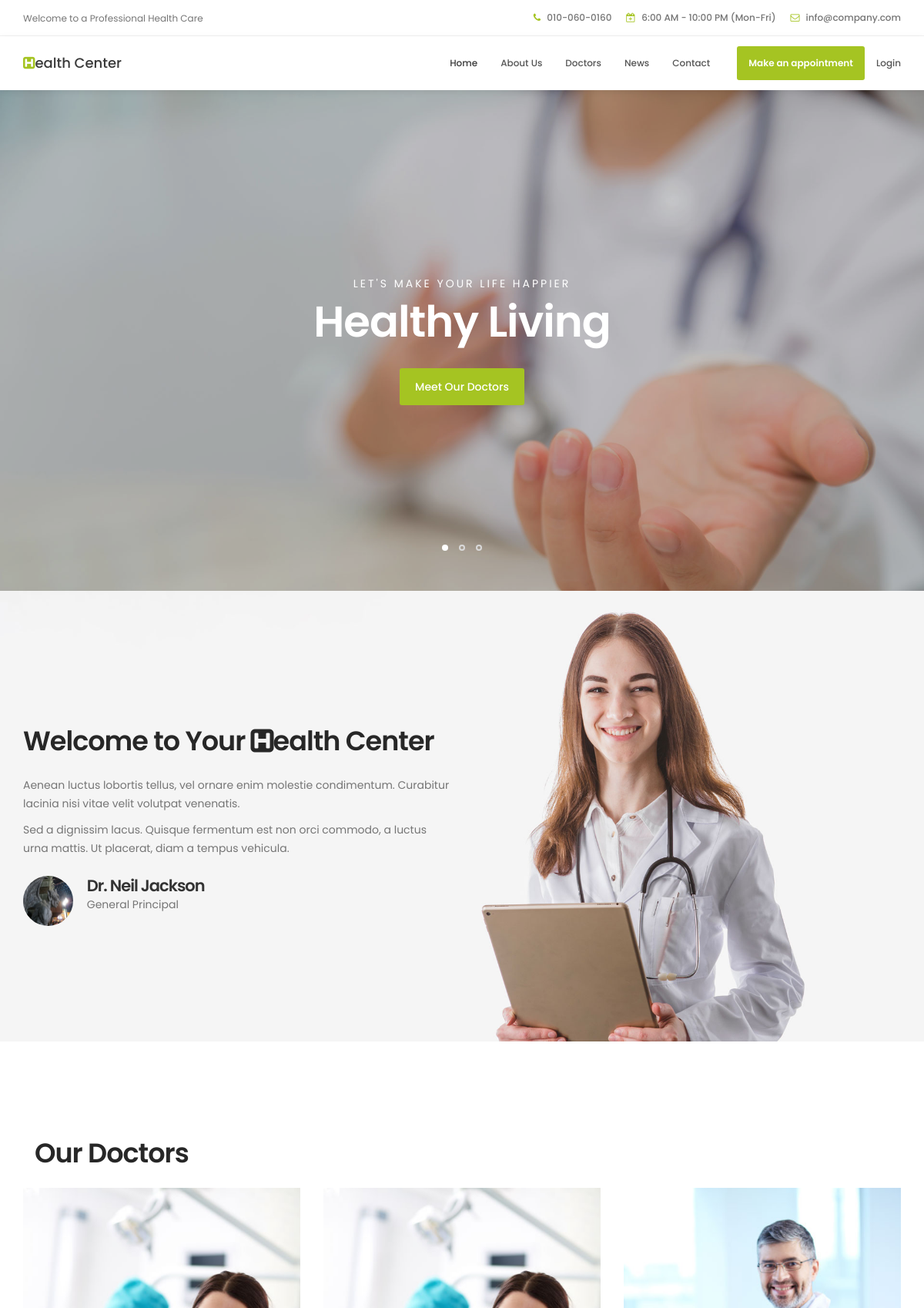
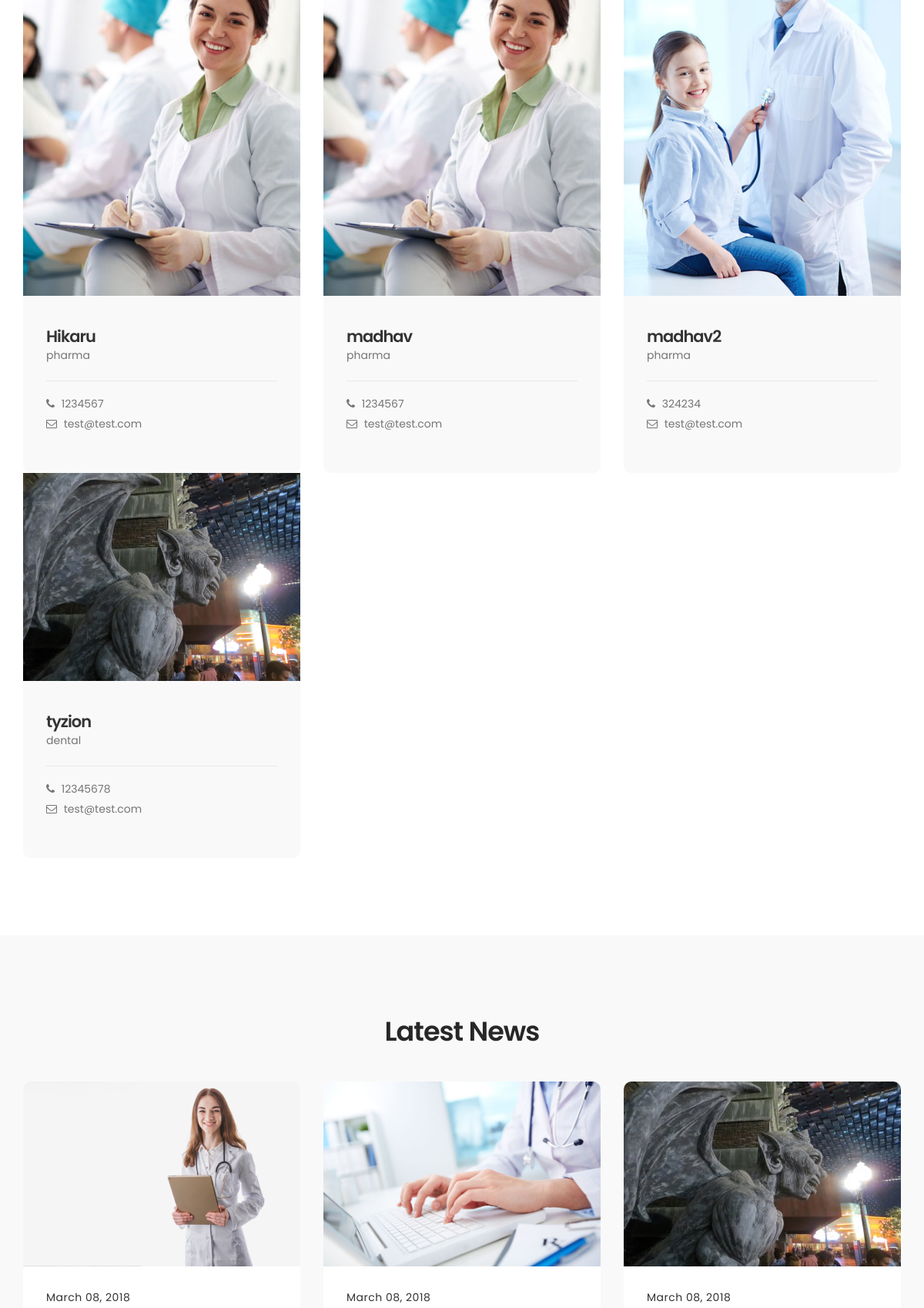
The page / (upper part) on the database its author committed (2 pictures, top to bottom).
### website/models.py (models this page shows)
class Doctors(models.Model):
	doc_id = models.AutoField(primary_key=True)
	dname = models.CharField(max_length=80)
	ddept = models.CharField(max_length=80)
	dphone = models.CharField(max_length=80)
	demail = models.CharField(max_length=80)
	dimage = models.ImageField(upload_to= 'portfolio/images')

class News(models.Model):
	news_id = models.AutoField(primary_key=True)
	ntitle = models.CharField(max_length=80)
	ndesc = models.CharField(max_length=80)
	aname = models.CharField(max_length=80)
	apos = models.CharField(max_length=80)
	aimg = models.ImageField(upload_to= 'portfolio/images')

### website/views.py (the view, shortened to what this page needs)
# urls.py: path('', views.index, name="index"),
def index(request):
	det= dateajax.objects.all()
	newss= News.objects.all()
	doctor = Doctors.objects.all()
	doctor_count=Doctors.objects.count
	item  = categories.objects.all() # use filter() when you have sth to filter ;)
	return render(request, 'website/index.html', {'items':item, 'doctor':doctor, 'doctor_count':doctor_count, 'newss':newss, 'det':det })

### website/templates/website/index.html (shortened to what this page needs)
{% load static %}
<!DOCTYPE html>
<html lang="en">
<head>
     <link rel="stylesheet" href="{%  static 'css/bootstrap.min.css' %}">
     <link rel="stylesheet" href="{%  static 'css/font-awesome.min.css' %}">
     <link rel="stylesheet" href="{%  static 'css/animate.css' %}">
     <link rel="stylesheet" href="{%  static 'css/owl.carousel.css' %}">
     <link rel="stylesheet" href="{%  static 'css/owl.theme.default.min.css' %}">
     <link rel="stylesheet" href="{%  static 'css/tooplate-style.css' %}">
</head>
<body id="top" data-spy="scroll" data-target=".navbar-collapse" data-offset="50">
     <header>
          <div class="container">
               <div class="row">
                    <div class="col-md-4 col-sm-5">
                         <p>Welcome to a Professional Health Care</p>
                    </div>
                    <div class="col-md-8 col-sm-7 text-align-right">
                         <span class="phone-icon"><i class="fa fa-phone"></i> 010-060-0160</span>
                         <span class="date-icon"><i class="fa fa-calendar-plus-o"></i> 6:00 AM - 10:00 PM (Mon-Fri)</span>
                         <span class="email-icon"><i class="fa fa-envelope-o"></i> <a href="#">info@company.com</a></span>
                    </div>
               </div>
          </div>
     </header>
     <section class="navbar navbar-default navbar-static-top" role="navigation">
          <div class="container">
               <div class="navbar-header">
                    <a href="/" class="navbar-brand"><i class="fa fa-h-square"></i>ealth Center</a>
               </div>
               <div class="collapse navbar-collapse">
                    <ul class="nav navbar-nav navbar-right">
                         <li><a href="#top" class="smoothScroll">Home</a></li>
                         <li><a href="#about" class="smoothScroll">About Us</a></li>
                         <li><a href="#team" class="smoothScroll">Doctors</a></li>
                         <li><a href="#news" class="smoothScroll">News</a></li>
                         <li><a href="#google-map" class="smoothScroll">Contact</a></li>
                         <li class="appointment-btn"><a href="#appointment">Make an appointment</a></li>
                         <li><a href="{% url 'login' %}" class="smoothScroll">Login</a></li>
                    </ul>
               </div>
          </div>
     </section>
     <section id="home" class="slider" data-stellar-background-ratio="0.5">
          <div class="container">
               <div class="row">
                         <div class="owl-carousel owl-theme">
                              <div class="item item-first">
                                   <div class="caption">
                                        <div class="col-md-offset-1 col-md-10">
                                             <h3>Let's make your life happier</h3>
                                             <h1>Healthy Living</h1>
                                             <a href="#team" class="section-btn btn btn-default smoothScroll">Meet Our Doctors</a>
                                        </div>
                                   </div>
                              </div>
                         </div>
               </div>
          </div>
     </section>
     <section id="about">
          <div class="container">
               <div class="row">
                    <div class="col-md-6 col-sm-6">
                         <div class="about-info">
                              <h2 class="wow fadeInUp" data-wow-delay="0.6s">Welcome to Your <i class="fa fa-h-square"></i>ealth Center</h2>
                              <div class="wow fadeInUp" data-wow-delay="0.8s">
                                   <p>Aenean luctus lobortis tellus, vel ornare enim molestie condimentum. Curabitur lacinia nisi vitae velit volutpat venenatis.</p>
                                   <p>Sed a dignissim lacus. Quisque fermentum est non orci commodo, a luctus urna mattis. Ut placerat, diam a tempus vehicula.</p>
                              </div>
                              <figure class="profile wow fadeInUp" data-wow-delay="1s">
                                   <img src="{%  static 'images/IMG_9228.JPG'  %}" height=200 widht=174 class="img-responsive" alt="rt">
                                   <figcaption>
                                        <h3>Dr. Neil Jackson</h3>
                                        <p>General Principal</p>
                                   </figcaption>
                              </figure>
                         </div>
                    </div>
               </div>
          </div>
     </section>
     <section id="team" data-stellar-background-ratio="1">
          <div class="container">
               <div class="col-md-6 col-sm-6">
                    <div class="about-info">
                         <h2 class="wow fadeInUp" data-wow-delay="0.1s">Our Doctors</h2>
                    </div>
               </div>
               <div class="clearfix"></div>
               <div class="row">
               {% for entry in doctor %}
                         <div class="col-md-4 col-sm-6">
                              <div class="team-thumb wow fadeInUp" data-wow-delay="0.2s">
                                   <img src=" {{ entry.dimage.url }} " class="img-responsive" alt="rt">
                                        <div class="team-info">
                                             <h3>{{ entry.dname }}</h3>
                                             <p>{{ entry.ddept }}</p>
                                             <div class="team-contact-info">
                                                  <p><i class="fa fa-phone"></i> {{ entry.dphone }}</p>
                                                  <p><i class="fa fa-envelope-o"></i> <a href="#">{{ entry.demail }}</a></p>
                                             </div>
                                        </div>
                              </div>
                         </div>
               {% endfor %}
               </div>
          </div>
     </section>
     <section id="news" data-stellar-background-ratio="2.5">
          <div class="container">
               <div class="col-md-12 col-sm-12">
                    <div class="section-title wow fadeInUp" data-wow-delay="0.1s">
                         <h2>Latest News</h2>
                    </div>
               </div>
               <div class="row">
                    {% for entry in newss %}
                    <div class="col-md-4 col-sm-6">
                         <div class="news-thumb wow fadeInUp" data-wow-delay="0.4s">
                              <a href="{% url 'newsD' entry.news_id %}">
                                   <img src="{{ entry.aimg.url }}" class="img-responsive" alt="">
                              </a>
                              <div class="news-info">
                                   <span>March 08, 2018</span>
                              </div>
                         </div>
                    </div>
                    {% endfor %}
               </div>
          </div>
     </section>
     <br>
</body>
</html>

### rows shown on the page
Doctors: dimage (picture), dname "Hikaru", ddept "pharma", dphone "1234567", demail "test@test.com"
Doctors: dimage (picture), dname "madhav", ddept "pharma", dphone "1234567", demail "test@test.com"
Doctors: dimage (picture), dname "madhav2", ddept "pharma", dphone "324234", demail "test@test.com"
Doctors: dimage (picture), dname "tyzion", ddept "dental", dphone "12345678", demail "test@test.com"
News: aimg (picture)
News: aimg (picture)
News: aimg (picture)
